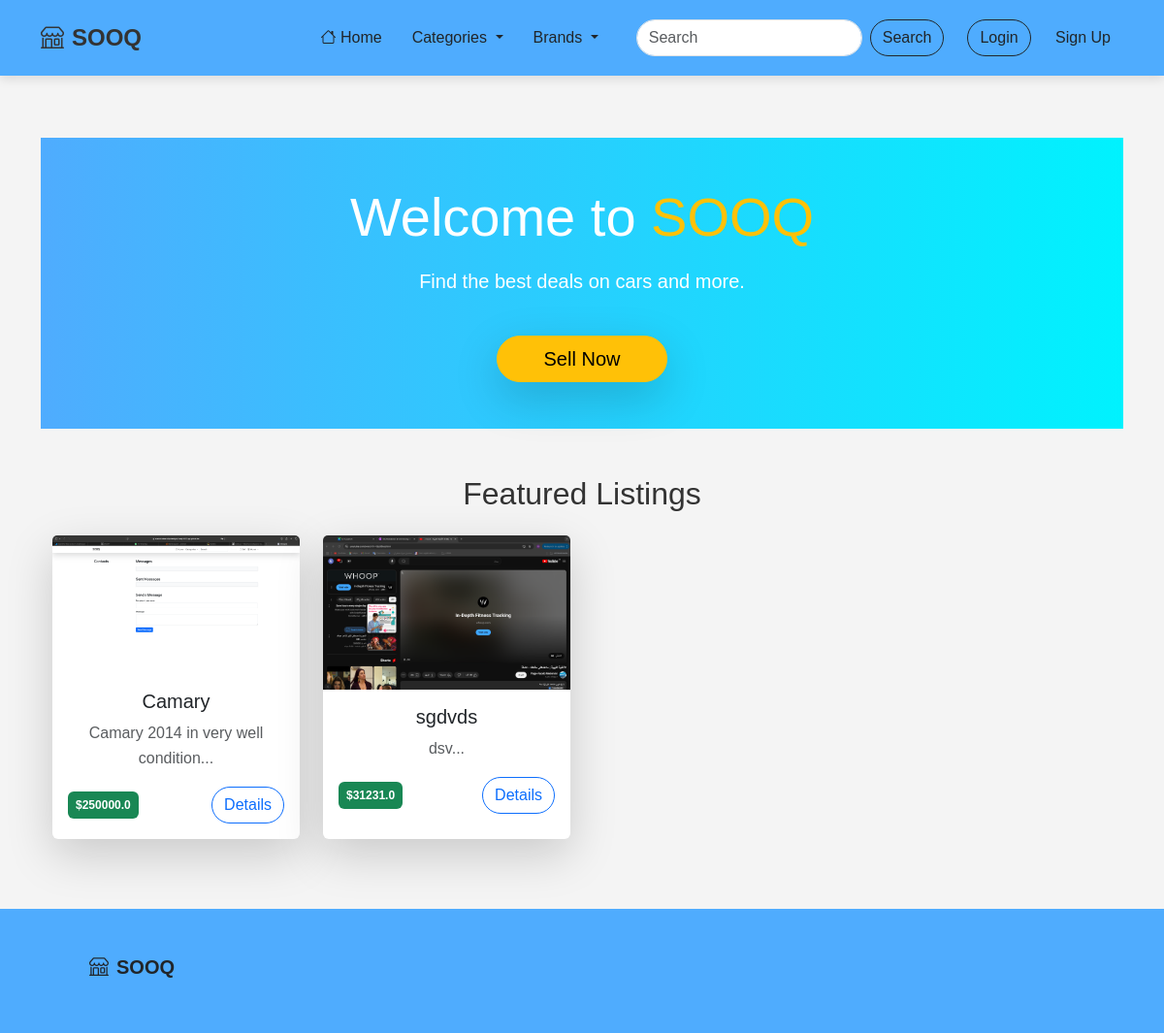
Before: / with the older database file.
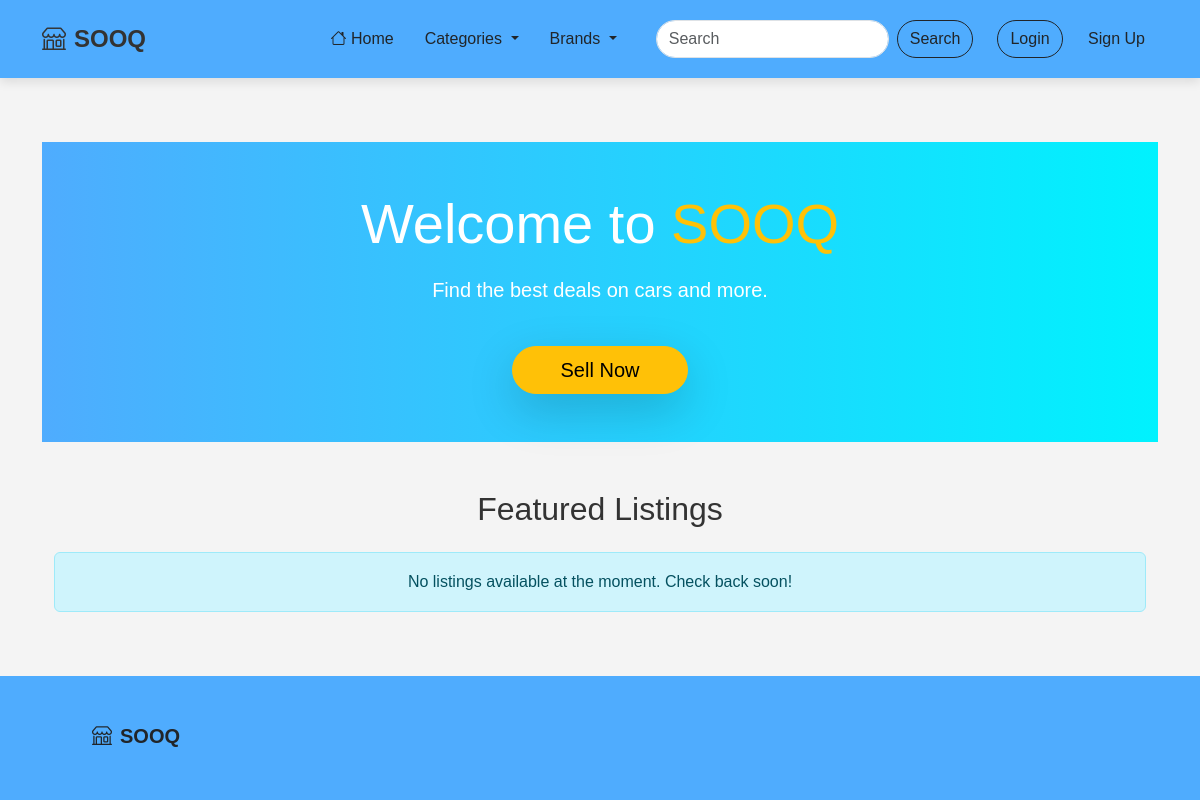
After: the same page with the newer database file.
### models.py (models this page shows)
class Listing(db.Model):
    id = db.Column(db.Integer, primary_key=True)
    title = db.Column(db.String(100), nullable=False)
    description = db.Column(db.Text, nullable=False)
    price = db.Column(db.Float, nullable=False)
    image_file = db.Column(db.String(50), nullable=True, default='default.jpg')
    user_id = db.Column(db.Integer, db.ForeignKey('user.id'), nullable=False)
    category_id = db.Column(db.Integer, db.ForeignKey('category.id'), nullable=False)
    brand_id = db.Column(db.Integer, db.ForeignKey('brand.id'), nullable=False)
    model = db.Column(db.String(50), nullable=True)
    year = db.Column(db.Integer, nullable=True)
    mileage = db.Column(db.Integer, nullable=True)
    fuel_type = db.Column(db.String(50), nullable=True)
    transmission = db.Column(db.String(50), nullable=True)
    location = db.Column(db.String(255), nullable=True)
    contact_number = db.Column(db.String(20), nullable=True)
    owner = db.relationship('User', back_populates='listings')
    category = db.relationship('Category', back_populates='listings')
    images = db.relationship(
        'ListingImage',
        back_populates='listing',
        cascade='all, delete-orphan'
    )
    brand = db.relationship('Brand', back_populates='listings')  # Relationship with the Brand model

### routes.py (the view)
@app.route('/')
def home():
    categories = Category.query.all()
    listings = Listing.query.limit(12).all()
    return render_template('home.html', categories=categories, listings=listings)

### routes.py (called while the page is built)
@app.context_processor
def load_brands():
    brands = Brand.query.all()
    return dict(brands=brands)

@app.context_processor
def load_categories():
    categories = Category.query.all()
    return dict(categories=categories)

### templates/home.html (shortened to what this page needs)
{% extends 'base.html' %}
{% block content %}
<div class="hero text-center py-5" style="background: linear-gradient(to right, #4facfe, #00f2fe); color: white;" role="banner">
    <h1 class="display-4 font-weight-bold">Welcome to <span class="text-warning">SOOQ</span></h1>
    <p class="lead mt-3">Find the best deals on cars and more.</p>
    <a href="{{ url_for('sell') }}" class="btn btn-warning btn-lg mt-4 rounded-pill shadow-lg px-5" role="button" aria-label="Sell your car now on SOOQ">Sell Now</a>
</div>
<div class="listings container mt-5">
    <h2 class="text-center mb-4 font-weight-bold">Featured Listings</h2>
    {% if listings %}
    <div class="row" role="list">
        {% for listing in listings %}
        <div class="col-lg-3 col-md-4 col-sm-6 mb-4" role="listitem">
            <div class="card shadow-lg border-0 h-100">
                <img src="{{ url_for('static', filename='car-images/' + listing.image_file) }}" class="card-img-top" alt="Image of {{ listing.title }}">
                <div class="card-body text-center">
                    <h5 class="card-title">{{ listing.title }}</h5>
                    <p class="card-text text-muted">{{ listing.description[:60] }}...</p>
                    <div class="d-flex justify-content-between align-items-center mt-3">
                        <span class="badge bg-success text-white p-2" aria-label="Price: ${{ listing.price }}">${{ listing.price }}</span>
                        <a href="{{ url_for('listing_details', listing_id=listing.id) }}" class="btn btn-outline-primary rounded-pill" role="button" aria-label="View details of {{ listing.title }}">Details</a>
                    </div>
                </div>
            </div>
        </div>
        {% endfor %}
    </div>
    {% else %}
    <div class="alert alert-info text-center mt-4" role="alert">
        No listings available at the moment. Check back soon!
    </div>
    {% endif %}
</div>
{% endblock %}

### templates/base.html (shortened to what this page needs)
<!DOCTYPE html>
<html lang="en">
<head>
    <link href="https://cdn.jsdelivr.net/npm/bootstrap@5.3.0-alpha1/dist/css/bootstrap.min.css" rel="stylesheet">
    <link href="https://cdnjs.cloudflare.com/ajax/libs/bootstrap-icons/1.10.5/font/bootstrap-icons.min.css" rel="stylesheet">
    <link rel="stylesheet" href="{{ url_for('static', filename='css/style.css') }}">
</head>
<body class="d-flex flex-column min-vh-100">
    <nav class="navbar navbar-expand-lg" role="navigation" aria-label="Main Navigation">
        <div class="container">
            <a class="navbar-brand fw-bold d-flex align-items-center" href="{{ url_for('home') }}" aria-label="SOOQ Home">
                <i class="bi bi-shop me-2 text-highlight" aria-hidden="true"></i> SOOQ
            </a>
            <div class="collapse navbar-collapse" id="navbarNav">
                <ul class="navbar-nav ms-auto align-items-center">
                    <li class="nav-item">
                        <a class="nav-link text-dark" href="{{ url_for('home') }}" aria-label="Home">
                            <i class="bi bi-house" aria-hidden="true"></i> Home
                        </a>
                    </li>
                    <li class="nav-item dropdown">
                        <a class="nav-link dropdown-toggle text-dark" href="#" id="categoriesDropdown" role="button" data-bs-toggle="dropdown" aria-expanded="false" aria-label="Categories">
                            Categories
                        </a>
                    </li>
                    <li class="nav-item dropdown">
                        <a class="nav-link dropdown-toggle text-dark" href="#" id="brandsDropdown" role="button" data-bs-toggle="dropdown" aria-expanded="false" aria-label="Brands">
                            Brands
                        </a>
                    </li>
                    <li class="nav-item">
                        <form class="d-flex ms-lg-3" method="GET" action="{{ url_for('search') }}" role="search" aria-label="Search">
                            <input class="form-control search-input rounded-pill" type="search" name="query" placeholder="Search" aria-label="Search input">
                            <button class="btn btn-outline-dark rounded-pill ms-2" type="submit">Search</button>
                        </form>
                    </li>
                </ul>
                <div class="ms-4">
                    {% if current_user.is_authenticated %}
                        <div class="dropdown">
                            <a href="#" class="nav-link dropdown-toggle text-dark" id="userDropdown" role="button" data-bs-toggle="dropdown" aria-expanded="false" aria-label="User Menu">
                                <i class="bi bi-person-circle" aria-hidden="true"></i> {{ current_user.username }}
                            </a>
                            <ul class="dropdown-menu dropdown-menu-end" aria-labelledby="userDropdown">
                                <li><a class="dropdown-item" href="{{ url_for('profile') }}">Profile</a></li>
                                <li><a class="dropdown-item" href="{{ url_for('messages_view') }}">Messages</a></li>
                                <li><a class="dropdown-item" href="{{ url_for('favorites_page') }}">Favorites</a></li>
                                <li><a class="dropdown-item" href="{{ url_for('logout') }}">Logout</a></li>
                            </ul>
                        </div>
                    {% else %}
                        <a href="{{ url_for('login') }}" class="btn btn-outline-dark rounded-pill me-2">Login</a>
                        <a href="{{ url_for('register') }}" class="btn btn-accent rounded-pill">Sign Up</a>
                    {% endif %}
                </div>
            </div>
        </div>
    </nav>
    <main class="flex-grow-1 container my-5" role="main">
        {% block content %}{% endblock %}
    </main>
    <footer class="footer py-5 text-light" role="contentinfo">
        <div class="container">
            <div class="row text-center text-md-start">
                <div class="col-md-4">
                    <h5 class="fw-bold text-dark" aria-label="SOOQ Footer">
                        <i class="bi bi-shop me-2 text-highlight" aria-hidden="true"></i>SOOQ
                    </h5>
                </div>
            </div>
        </div>
    </footer>
</body>
</html>

### static/css/style.css (style rules this page uses)
:root { --primary-color: #4facfe; --secondary-color: #264653; --background-color: #f4f4f4; --text-dark: #333; --text-light: #333; --highlight-color: #e76f51; }
* { margin: 0; padding: 0; box-sizing: border-box; }
body { font-family: 'Poppins', sans-serif; background-color: var(--background-color); color: var(--text-dark); line-height: 1.6; margin: 0; display: flex; flex-direction: column; min-height: 100vh; }
.navbar { background-color: var(--primary-color); color: var(--text-light); padding: 15px 20px; display: flex; justify-content: space-between; align-items: center; box-shadow: 0 4px 10px rgba(0, 0, 0, 0.1); }
.navbar-brand { font-size: 1.5rem; font-weight: bold; color: var(--text-light); text-decoration: none; }
.navbar-nav { list-style: none; display: flex; gap: 15px; }
.navbar-nav a { color: var(--text-light); text-decoration: none; font-size: 1rem; transition: color 0.3s; }
.footer { background-color: #4facfe; color: #4facfe; padding: 80px; text-align: center; margin-top: auto; font-size: 0.9rem; }

Changed rows visible on the page:
removed Listing: image_file (picture), title "Camary", description "Camary 2014 in very well condition", price "250000.0"
removed Listing: image_file (picture), title "sgdvds", description "dsv", price "31231.0"
Other visible differences:
text now shown: "No listings available at the moment. Check back soon!"
